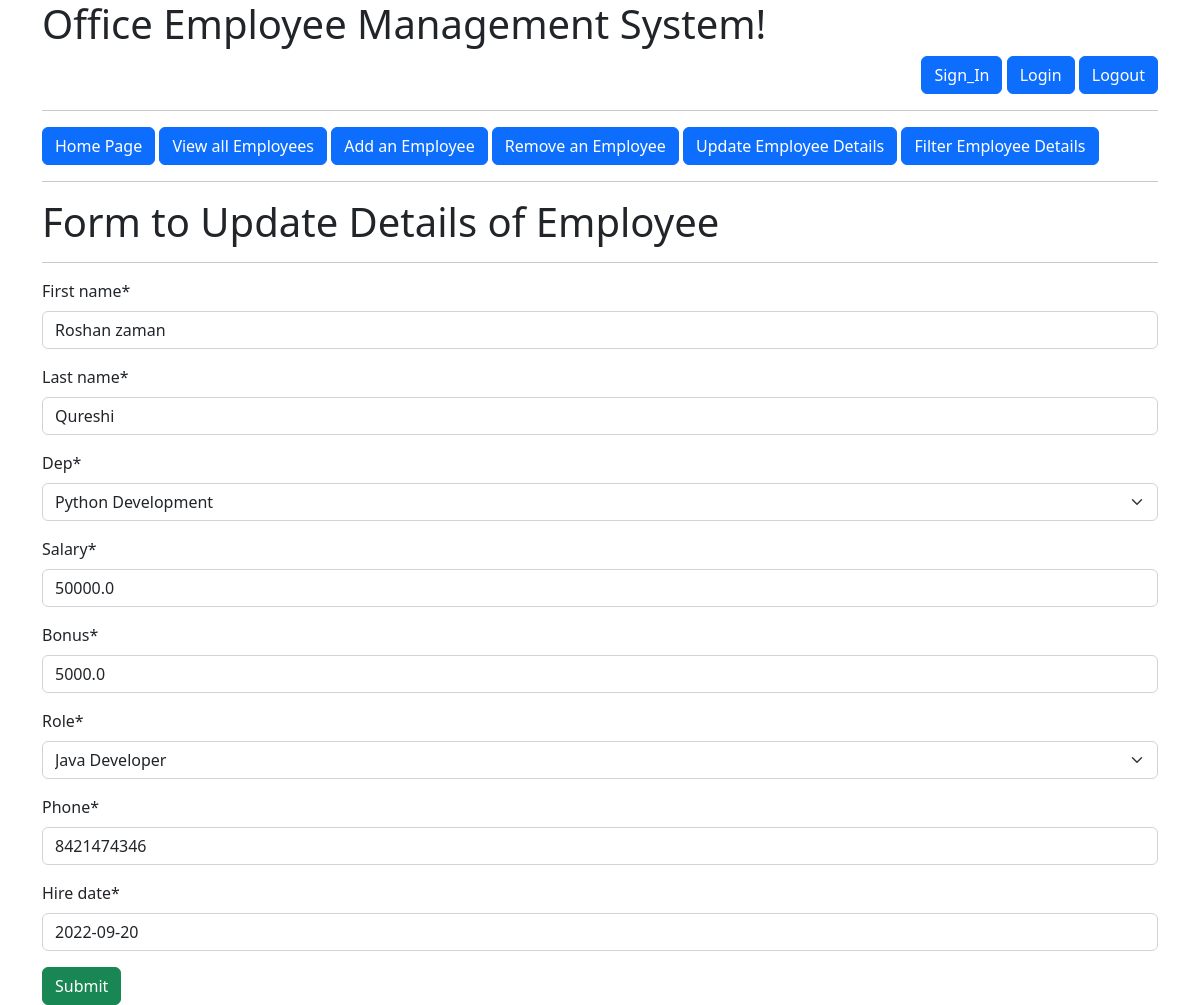
Page /update/1/ (signed in) on the committed database.
### Emp_Manage_sys_app/models.py (models this page shows, shortened)
class Employee(models.Model):
    first_name=models.CharField(max_length=100,null=False)
    last_name=models.CharField(max_length=100)
    dep=models.ForeignKey(Department,on_delete=models.CASCADE)
    salary=models.FloatField(default=0)
    bonus=models.FloatField(default=0)
    role=models.ForeignKey(Role,on_delete=models.CASCADE)
    phone=models.IntegerField(default=0)
    hire_date=models.DateField()

### Emp_Manage_sys_app/views.py (the view)
# urls.py: path("update/<int:id>/",views.update,name='update'),
@login_required(login_url='logined')
def update(request,id):
    obj=Employee.objects.get(id=id)
    if request.method=='POST':
        form=EmployeeForm(request.POST,instance=obj)
        if form.is_valid:
            form.save()
            return redirect('all_emp')
    form=EmployeeForm(instance=obj)
    context={'form':form}
    templates_name='update_forms.html'
    return render(request,templates_name,context)

### Emp_Manage_sys_app/forms.py
class EmployeeForm(forms.ModelForm):
    class Meta:
        model=Employee
        fields='__all__'

### Emp_Manage_sys_app/models.py (called while the page is built)
    def __str__(self):
        return self.name

    def __str__(self):
        return self.name

### templates/update_forms.html (shortened to what this page needs)
{% extends 'index.html' %}
{% load crispy_forms_tags %}
{% block content %}
<h1>Form to Update Details of Employee</h1>
<hr>
<form action="" method="post">
  {{form|crispy}}
  <button class="btn btn-success" type="submit">Submit</button>
</form>
{% endblock %}

### rows in the picture
Employee: first_name "Roshan zaman", last_name "Qureshi", dep "Python Development", salary "50000.0", bonus "5000.0", role "Java Developer", phone "8421474346", hire_date "2022-09-20"
